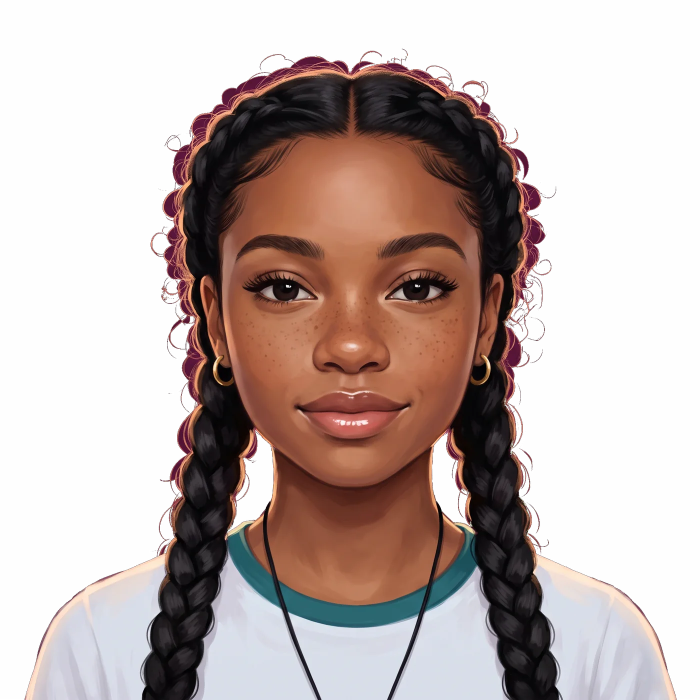
#> input picture web/src/features/home/media/ama/ama.webp, 1400 x 1400 px (shown at 1/2 size)
$ python fringe.py
#> lines starting #> are read from the running program, lines starting #| are printed output that depends on the picture; after the words box and inside, x2 and y2 are one past the last pixel; in counts of white or black regions, pixels touching at a corner belong together
"""
Clean the old background out of the flyaways around Nana Ama's braids.

  python web/scripts/hero/fringe.py [--ffmpeg ffmpeg]

She was painted on a magenta ground, and ama.py keeps the pockets of it that her curls
close in, so a dark pink edge showed around her hair once the page's colours moved to Ube.
This finds those pockets (magenta-red, reached from outside her through other such pixels,
so the dark red in her lip corners and ears is left alone), makes them see-through, and
un-mixes the colour from the strands that cross them. It rewrites
src/features/home/media/ama/ama.webp in place; run it after ama.py if she's repainted.
"""
import argparse
import os
import subprocess

import numpy as np
from PIL import Image, ImageChops, ImageFilter

HERE = os.path.dirname(os.path.abspath(__file__))
AMA = os.path.join(HERE, '../../src/features/home/media/ama/ama.webp')
BAND = 70  # how far in from where she ends (px, at 1400) the old background can sit

ap = argparse.ArgumentParser()
ap.add_argument('--ffmpeg', default='ffmpeg')
args = ap.parse_args()

# ---------------------------------------------------------------- OKLCH, to judge hue as the eye does
M1 = np.array([[0.4122214708, 0.5363325363, 0.0514459929], [0.2119034982, 0.6806995451, 0.1073969566],
               [0.0883024619, 0.2817188376, 0.6299787005]])
M2 = np.array([[0.2104542553, 0.7936177850, -0.0040720468], [1.9779984951, -2.4285922050, 0.4505937099],
               [0.0259040371, 0.7827717662, -0.8086757660]])


def oklch(rgb):
    c = rgb / 255
    lin = np.where(c <= 0.04045, c / 12.92, ((c + 0.055) / 1.055) ** 2.4)
    lab = np.cbrt(lin @ M1.T) @ M2.T
    return lab[..., 0], np.hypot(lab[..., 1], lab[..., 2]), np.degrees(np.arctan2(lab[..., 2], lab[..., 1])) % 360


def ramp(x, lo, hi):
    t = np.clip((x - lo) / (hi - lo), 0, 1)
    return t * t * (3 - 2 * t)


# ---------------------------------------------------------------- find the old background
pixels = np.array(Image.open(AMA).convert('RGBA')).astype(np.float64)
rgb, alpha = pixels[..., :3], pixels[..., 3] / 255
L, C, H = oklch(rgb)
#> in oklch, `lab = np.cbrt(lin @ M1.T) @ M2.T`:
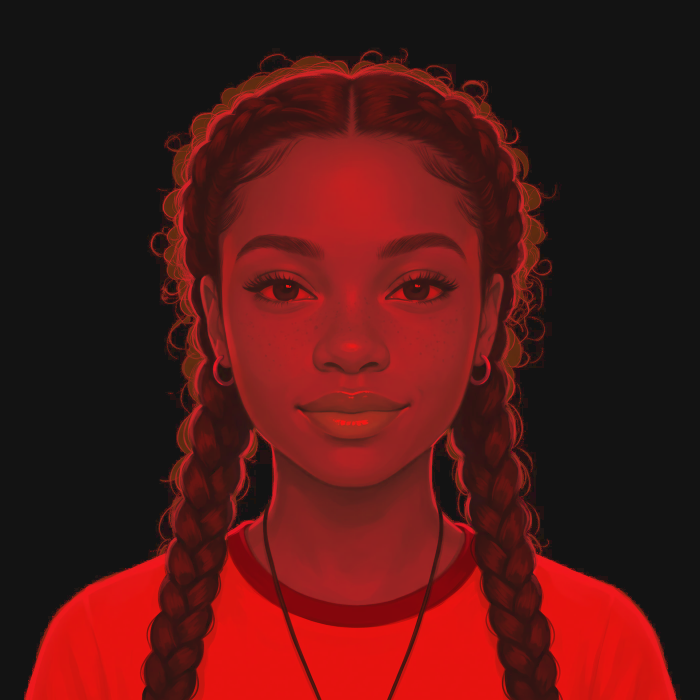
#> lab: shape (1400, 1400, 3) float64 (shown at 1/2 size); mean R, G, B 0.261, 0.0179, 0.0116; drawn with min black and max white
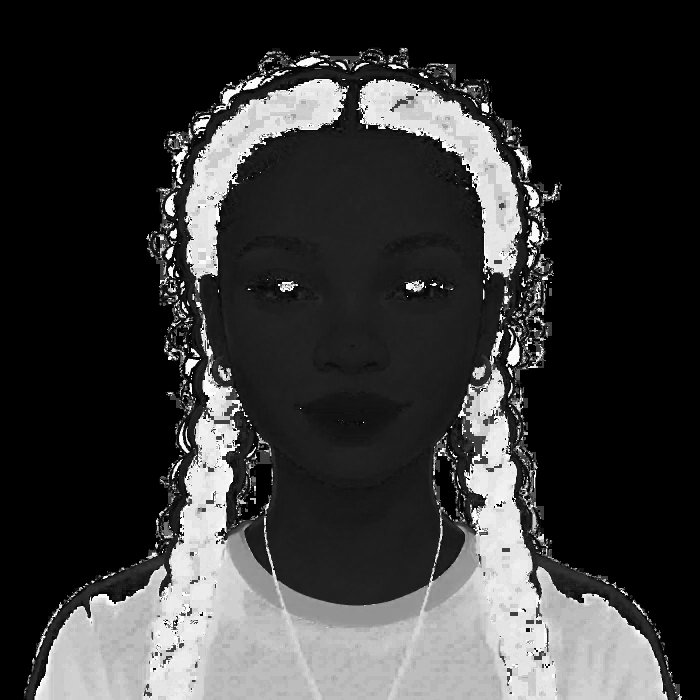
#> H: shape (1400, 1400) float64 (shown at 1/2 size); min 0, max 360, mean 78.7; drawn with min black and max white
hue = np.where(H < 180, H, H - 360)
clear = Image.fromarray(((alpha < 0.1) * 255).astype(np.uint8))
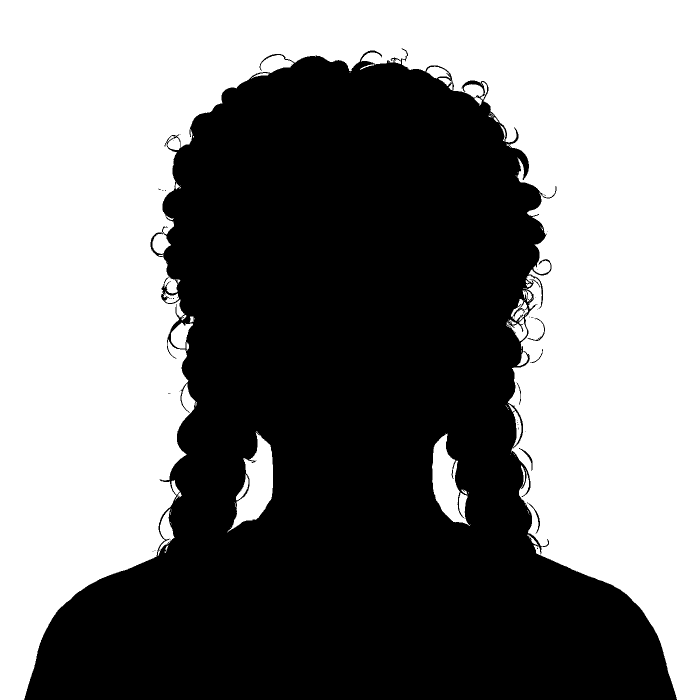
#> clear: PIL image 1400x1400 L (shown at 1/2 size); 50.1% white; 53 black regions (47 under 20 px), largest, box (x1, y1, x2, y2) and area: (48, 97, 1354, 1400) 978164, (1054, 1005, 1080, 1067) 172, (1038, 896, 1065, 942) 159, (1055, 636, 1090, 682) 157, (1033, 765, 1042, 810) 67, (1060, 698, 1086, 726) 65
near = clear.filter(ImageFilter.MaxFilter(9)).resize((350, 350))
near = np.array(near.filter(ImageFilter.MaxFilter(2 * (BAND // 4) + 1)).resize(clear.size, Image.BILINEAR)) / 255
#> near: shape (1400, 1400) float64
# magenta to red, not the warm skin and rim light; coloured, and not light
old = ramp(hue, -40, -15) * (1 - ramp(hue, 22, 29)) * ramp(C, 0.035, 0.06) * (1 - ramp(L, 0.58, 0.66)) * near

reach, gate = clear, Image.fromarray((((alpha < 0.1) | (old > 0.25)) * 255).astype(np.uint8))
#> gate: PIL image 1400x1400 L; 52.2% white; 899 black regions (838 under 20 px), largest, box (x1, y1, x2, y2) and area: (49, 123, 1354, 1400) 931016, (1049, 518, 1077, 563) 180, (325, 562, 363, 591) 178
for i in range(400):
    grown = ImageChops.multiply(reach.filter(ImageFilter.MaxFilter(3)), gate)
    if ImageChops.difference(grown, reach).getbbox() is None:
        break
    reach = grown
old = np.clip(old * np.array(reach.filter(ImageFilter.MaxFilter(3))) / 255, 0, 1)

# ---------------------------------------------------------------- take it out
sure = (old > 0.9) & (alpha > 0.9)
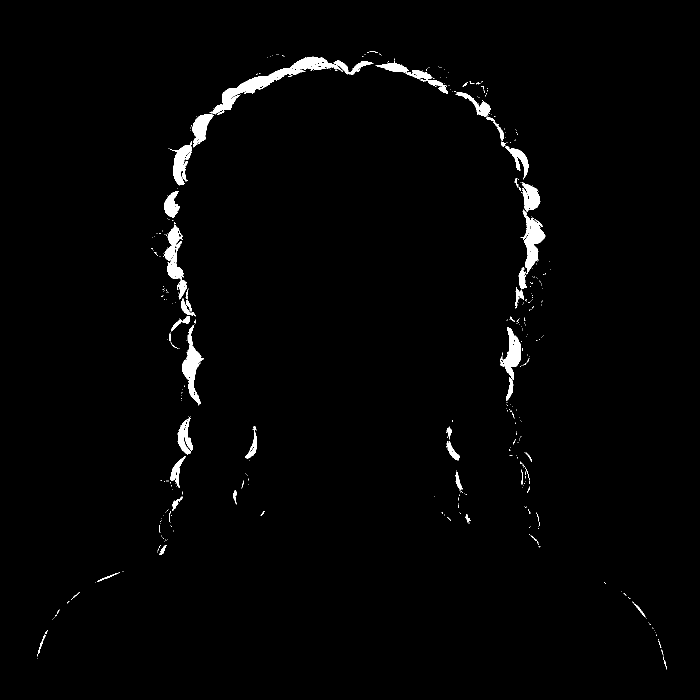
#> sure: shape (1400, 1400) bool (shown at 1/2 size); 1.6% white; 410 white regions (350 under 20 px), largest, box (x1, y1, x2, y2) and area: (419, 113, 686, 229) 5024, (1041, 419, 1091, 549) 2496, (364, 650, 407, 811) 2409
if sure.sum() < 100:
    raise SystemExit('no old background left to clean')
ground = np.median(rgb[sure], axis=0)
#> ground = [98, 27, 57]
keep = 1 - old
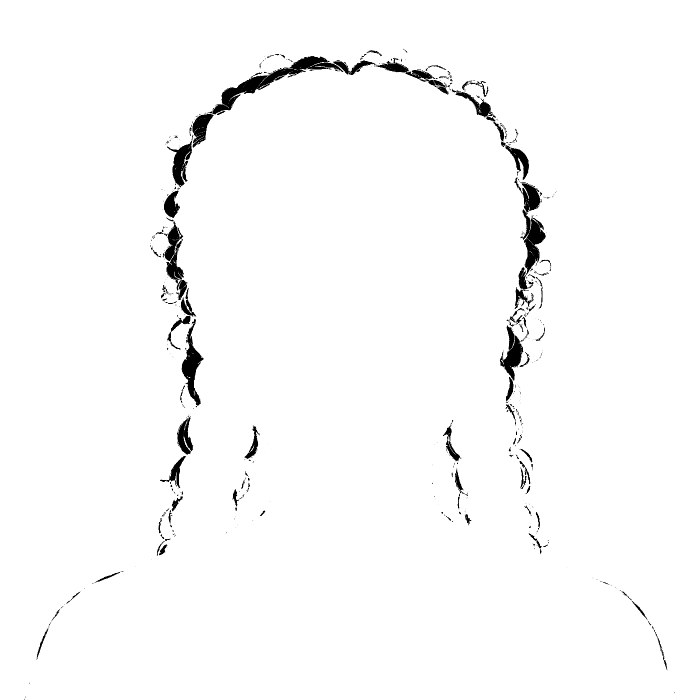
#> keep: shape (1400, 1400) float64 (shown at 1/2 size); min 0, max 1, mean 0.979
fg = np.where(keep[..., None] > 0.05, (rgb - old[..., None] * ground) / np.maximum(keep[..., None], 0.05), rgb)
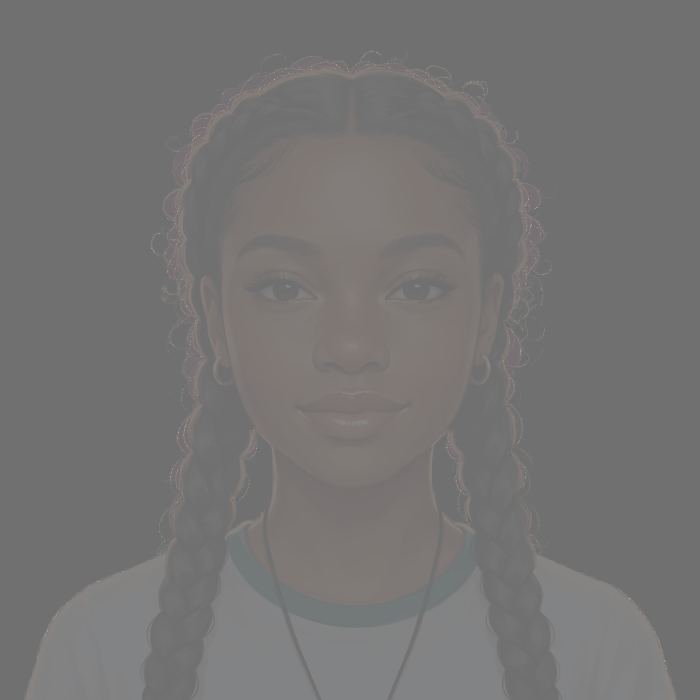
#> fg: shape (1400, 1400, 3) float64 (shown at 1/2 size); mean R, G, B 65.1, 50.1, 46.2; drawn with min black and max white
out = np.dstack([np.clip(fg, 0, 255), alpha * keep * 255]).round().astype(np.uint8)
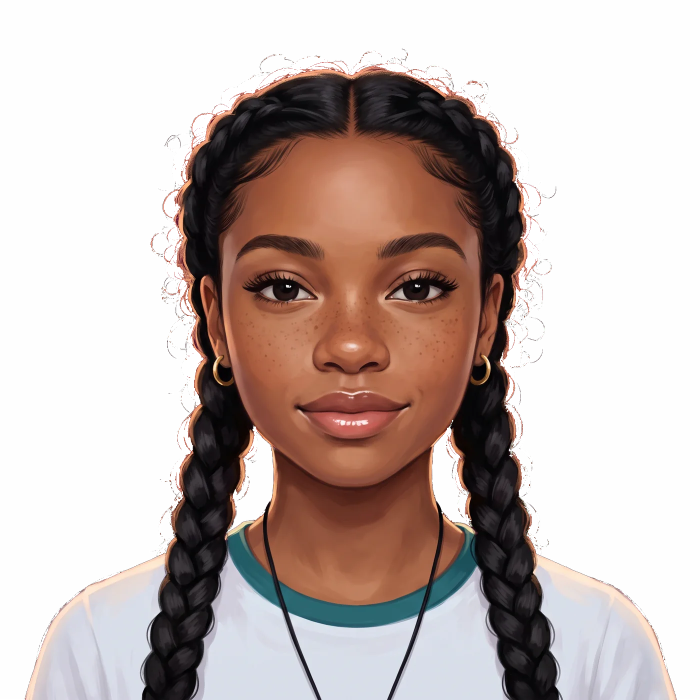
#> out: shape (1400, 1400, 4) (shown at 1/2 size); mean R, G, B, A 64.9, 49.8, 46.1, 122.3; transparent parts drawn white
print('old background', ground.round(), f'cleared from {int((old > 0.5).sum())} pixels')
#| old background [98. 27. 57.] cleared from 40203 pixels

h, w = out.shape[:2]
#> h = 1400; w = 1400
subprocess.run([args.ffmpeg, '-y', '-loglevel', 'error', '-f', 'rawvideo', '-pix_fmt', 'rgba', '-s', f'{w}x{h}', '-i', '-',
                '-c:v', 'libwebp', '-quality', '84', '-pix_fmt', 'yuva420p', AMA],
               input=np.ascontiguousarray(out).tobytes(), check=True)
#> (this line was passed over: subprocess is not available in this run)
print('wrote', AMA)
